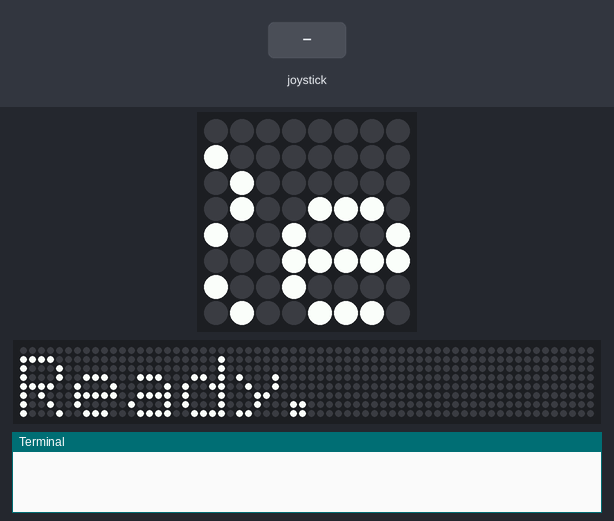
Simulated run of this program. Board: Raspberry Pi (BCM pin numbers) with a Sense HAT. Parts: the Sense HAT's 8×8 RGB LED matrix, a strip that is not on the board, showing the scrolling text unrolled, the last lines printed to the terminal. Inputs (shaded band) come from the test bench. The camera gives no picture and a still takes 0.5 s; the 64×8 strip is a reading aid, not a part: it shows the text the matrix is scrolling, unrolled, one strip-width of it at a time. At 7.0 s the program stops and its outputs stay as they are.

Above: at 1.2 s.
1.3 s: joystick clicked
3.1 s: joystick pushed up
At 4.12 s:
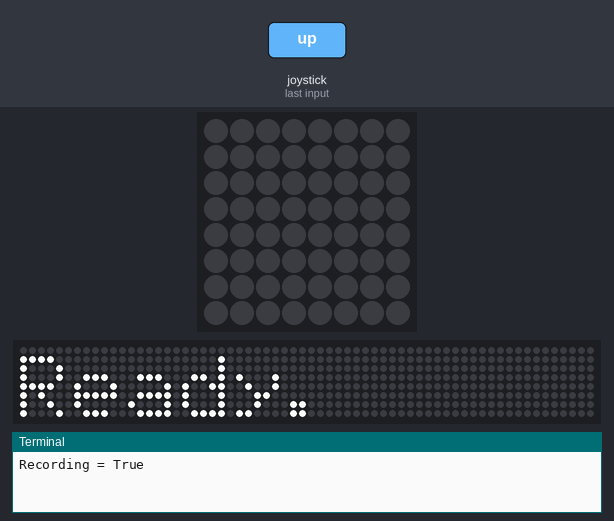
At 8.1 s:
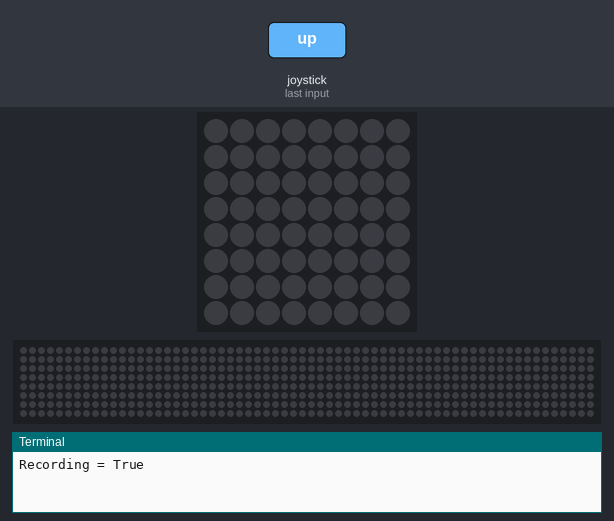
Timing chart, 0 to 8.5 s (numbered marks = the images above; inputs shaded):
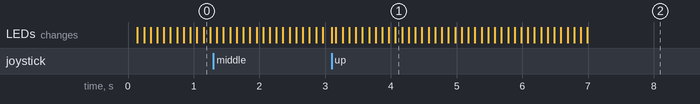

The program:

camera.py
```python
import time
import datetime
from picamera import PiCamera
from sense_hat import SenseHat, ACTION_RELEASED
from hat_disp import HatDisp


"""
Camera settings
"""
camera = PiCamera()
camera.rotation = 180
camera.resolution = (1920, 1080)
camera.framerate = 30
"""
Settings for display on Sensor Hat
"""
hat_disp = HatDisp()
hat_disp.show_stop()
sense = SenseHat()

recording = False
operating = True


def exit_prog(event):
    global operating
    if event.action == ACTION_RELEASED:
        operating = False


def start_stop_rec(event):
    global recording
    if event.action == ACTION_RELEASED:
        recording = not recording
        print('Recording = ' + str(recording))


# assign callback functions for joystick inputs
sense.stick.direction_up = exit_prog
sense.stick.direction_middle = start_stop_rec


def stop_recording(camera):
    try:
        camera.stop_recording()
        print('Stop recording.')
    except Exception as e:
        print(e)


# main
sense.clear()
hat_disp.show_msg("Ready.")
hat_disp.show_stop()

# main loop
while operating:
    if recording:
        if not camera.recording:
            dt_now = datetime.datetime.now()
            file_name = '/home/pi/Videos/video' + \
                dt_now.strftime('%Y%m%d%H%M%S')+".h264"
            camera.start_recording(file_name)
            hat_disp.show_rec()
            print('Recording start...')
    else:
        if camera.recording:
            recording = False
            hat_disp.show_stop()
            stop_recording(camera)
    time.sleep(0.1)

# Terminate process
if camera.recording:
    stop_recording(camera)
camera.close()
hat_disp.show_msg("Bye!")
```

hat_disp.py
```python
"""
 Control LED matrix display on SenseHat
"""
from sense_hat import SenseHat


class HatDisp:
    """
    LED color
    """
    b = (0, 0, 255)
    r = (255, 0, 0)
    g = (0, 255, 0)
    k = (0, 0, 0)

    def __init__(self):
        self.sense = SenseHat()

    def show_stop(self):
        """
        Stop icon
        """
        k = self.k
        g = self.g
        stop_icon = [
            k, k, k, k, k, k, k, k,
            k, g, g, g, g, g, g, k,
            k, g, g, g, g, g, g, k,
            k, g, g, g, g, g, g, k,
            k, g, g, g, g, g, g, k,
            k, g, g, g, g, g, g, k,
            k, g, g, g, g, g, g, k,
            k, k, k, k, k, k, k, k
        ]
        self.sense.set_pixels(stop_icon)

    def show_rec(self):
        """
        Recording icon
        """
        k = self.k
        r = self.r
        rec_icon = [
            k, k, k, k, k, k, k, k,
            k, k, r, r, r, r, k, k,
            k, r, r, r, r, r, r, k,
            k, r, r, r, r, r, r, k,
            k, r, r, r, r, r, r, k,
            k, r, r, r, r, r, r, k,
            k, k, r, r, r, r, k, k,
            k, k, k, k, k, k, k, k
        ]
        self.sense.set_pixels(rec_icon)

    def show_msg(self, msg_txt):
        self.sense.show_message(msg_txt)
```

Measured:
- after the input at 3.1 s, the LEDs: first differ from a run without the input after 1.1 s (image 2)
